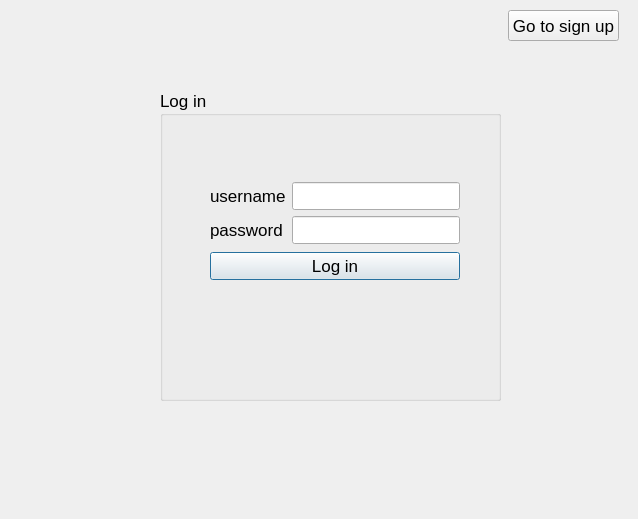
<?xml version="1.0" encoding="UTF-8"?>
<ui version="4.0">
 <class>log_in_menu</class>
 <widget class="QDialog" name="log_in_menu">
  <property name="geometry">
   <rect>
    <x>0</x>
    <y>0</y>
    <width>638</width>
    <height>519</height>
   </rect>
  </property>
  <property name="windowTitle">
   <string>Dialog</string>
  </property>
  <widget class="QGroupBox" name="groupBox">
   <property name="geometry">
    <rect>
     <x>160</x>
     <y>90</y>
     <width>341</width>
     <height>311</height>
    </rect>
   </property>
   <property name="font">
    <font>
     <pointsize>13</pointsize>
    </font>
   </property>
   <property name="title">
    <string>Log in</string>
   </property>
   <widget class="QWidget" name="">
    <property name="geometry">
     <rect>
      <x>50</x>
      <y>90</y>
      <width>250</width>
      <height>102</height>
     </rect>
    </property>
    <layout class="QVBoxLayout" name="verticalLayout_3">
     <item>
      <layout class="QHBoxLayout" name="horizontalLayout">
       <item>
        <layout class="QVBoxLayout" name="verticalLayout">
         <item>
          <widget class="QLabel" name="label">
           <property name="text">
            <string>username</string>
           </property>
          </widget>
         </item>
         <item>
          <widget class="QLabel" name="label_2">
           <property name="text">
            <string>password</string>
           </property>
          </widget>
         </item>
        </layout>
       </item>
       <item>
        <layout class="QVBoxLayout" name="verticalLayout_2">
         <item>
          <widget class="QLineEdit" name="username"/>
         </item>
         <item>
          <widget class="QLineEdit" name="password">
           <property name="text">
            <string/>
           </property>
           <property name="echoMode">
            <enum>QLineEdit::Password</enum>
           </property>
           <property name="dragEnabled">
            <bool>false</bool>
           </property>
           <property name="readOnly">
            <bool>false</bool>
           </property>
          </widget>
         </item>
        </layout>
       </item>
      </layout>
     </item>
     <item>
      <widget class="QPushButton" name="pushButton">
       <property name="text">
        <string>Log in</string>
       </property>
      </widget>
     </item>
    </layout>
   </widget>
  </widget>
  <widget class="QPushButton" name="pushButton_2">
   <property name="geometry">
    <rect>
     <x>508</x>
     <y>10</y>
     <width>111</width>
     <height>31</height>
    </rect>
   </property>
   <property name="font">
    <font>
     <pointsize>13</pointsize>
    </font>
   </property>
   <property name="text">
    <string>Go to sign up</string>
   </property>
  </widget>
 </widget>
 <resources/>
 <connections/>
</ui>
